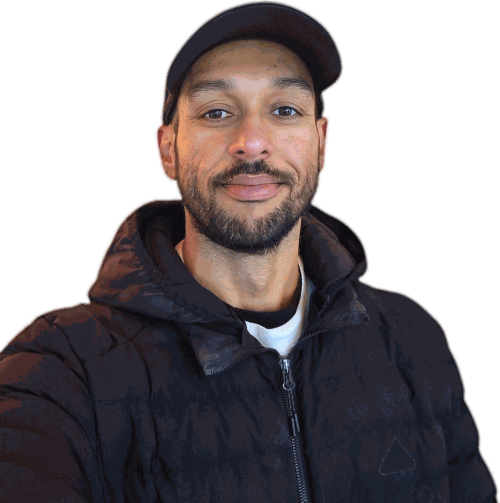
#> input picture assets/podcast/host-aninder-soft.png, 1000 x 1005 px (shown at 1/2 size)
$ python v4_media_posters.py ../assets/podcast/host-aninder-soft.png ../assets/podcast/host-aninder-soft.png
#> lines starting #> are read from the running program, lines starting #| are printed output that depends on the picture; after the words box and inside, x2 and y2 are one past the last pixel; in counts of white or black regions, pixels touching at a corner belong together
#!/usr/bin/env python3
"""The four product posters of the Media page (chat 17, 3 Nov 2026; owner: "DIY", their Canva "SRS TV" board as
the model: Pre-Race Show, Daily Highlights, Aftermovie, Race Behind The Race as tall posters).

Each poster is a 3:4 crop of the owner's own material: a still from the Piedrahita "Chosen Few" folder, or a frame
of their own YouTube video (YouTube's maxres1 frame of that video). Written as WebP at 600x800 and 900x1200 where
the source is large enough (video frames are 720 px tall, so they stay at 540x720).

    python3 tools/v4_media_posters.py PHOTOS_DIR OUT_DIR

PHOTOS_DIR holds the stills' 2400 px web copies (STEM-2400.webp); frames are fetched from i.ytimg.com.
"""
import io
import os
import sys
import urllib.request

from PIL import Image

# key: (source, horizontal centre of the crop 0..1)
POSTERS = {
    "pre-race-show": ("host", .5),                  # the podcast host cut-out (assets/podcast), on the podcast's warm dark
    "daily-highlights": ("SRS_5_T2_133-2", .5),
    "aftermovie": ("SRS_5_T3_63", .52),
    "race-behind-the-race": ("yt:BRAX1XMU390", .28),  # launch at the Super Final, from the Task 1 video
}


ROOT = os.path.dirname(os.path.dirname(os.path.abspath(__file__)))


def host():
    """the host cut-out on a warm dark ground, the podcast page's colours (bg #141519, orange #ff7517)"""
    W, H = 900, 1200
    from PIL import ImageDraw, ImageFilter
    bg = Image.new("RGB", (W, H), (20, 21, 25))
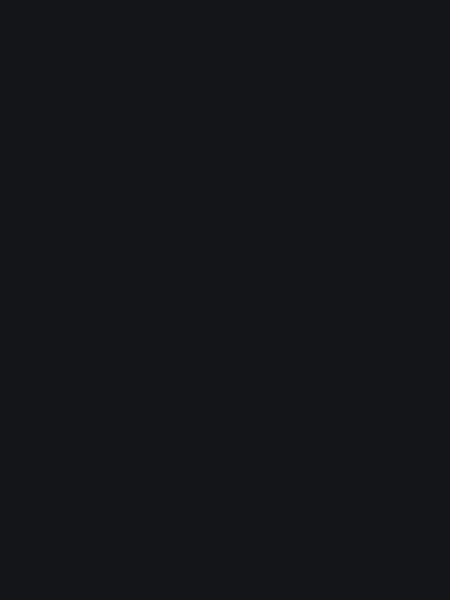
#> bg: PIL image 900x1200 RGB (shown at 1/2 size); mean R, G, B 20, 21, 25
    glow = Image.new("L", (W, H), 0)
#> glow: PIL image 900x1200 L; every value is 0
    ImageDraw.Draw(glow).ellipse((W * .05, H * .12, W * 1.05, H * .78), fill=255)
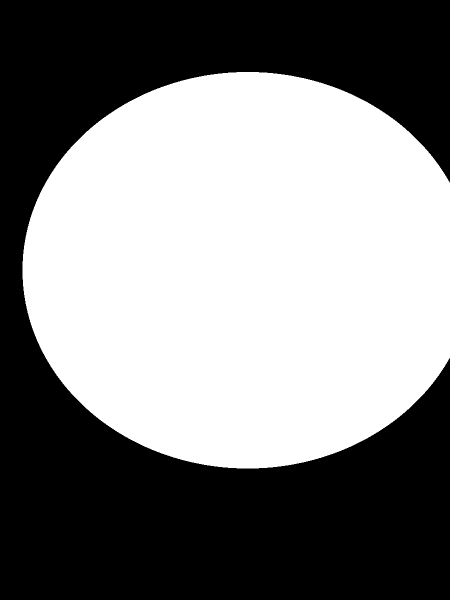
#> glow: PIL image 900x1200 L (shown at 1/2 size); 50.9% white; 1 black region, box (x1, y1, x2, y2) and area: (0, 0, 900, 1200) 529807
    glow = glow.filter(ImageFilter.GaussianBlur(150))
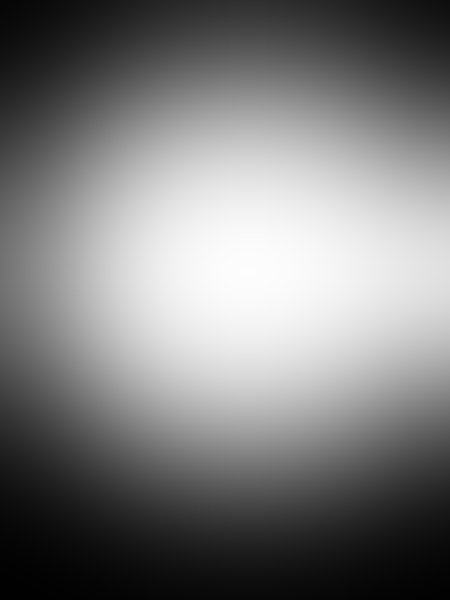
#> glow: PIL image 900x1200 L (shown at 1/2 size); min 0, max 253, mean 124.1
    bg = Image.composite(Image.new("RGB", (W, H), (150, 62, 14)), bg, glow.point(lambda v: v * .75))
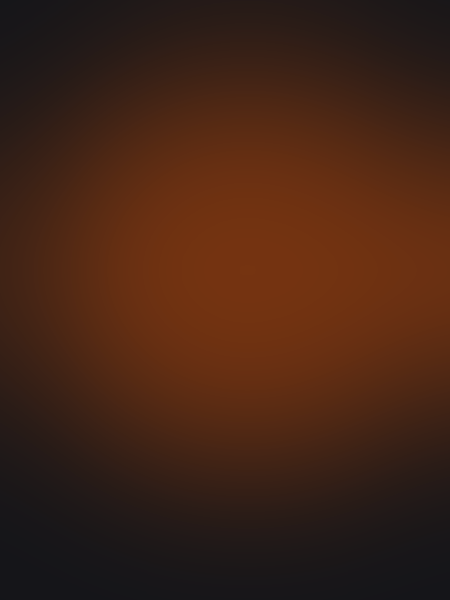
#> bg: PIL image 900x1200 RGB (shown at 1/2 size); mean R, G, B 67.5, 36, 21
    cut = Image.open(os.path.join(ROOT, "assets", "podcast", "host-aninder-soft.png")).convert("RGBA")
#> cut is the input picture: PIL image 1000x1005 RGBA; mean R, G, B, A 38.2, 32.1, 34.7, 148.5
    cw = int(W * 1.08)
    cut = cut.resize((cw, round(cut.height * cw / cut.width)), Image.LANCZOS)
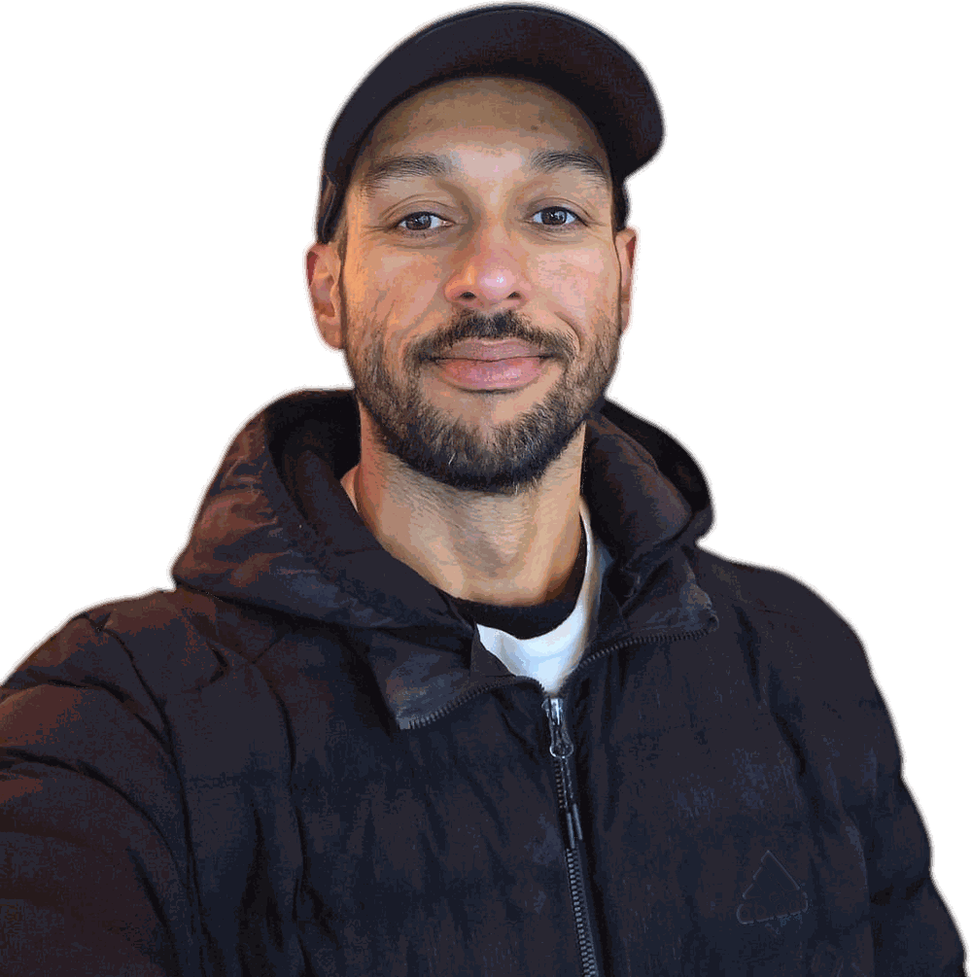
#> cut: PIL image 972x977 RGBA; mean R, G, B, A 38.3, 32.1, 34.7, 148.4; transparent parts drawn white
    bg.paste(cut, ((W - cw) // 2, H - cut.height + 40), cut)
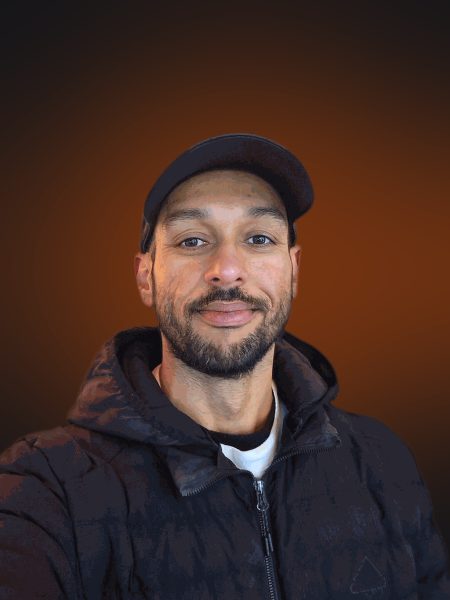
#> bg: PIL image 900x1200 RGB (shown at 1/2 size); mean R, G, B 68.5, 45.8, 39.1
    return bg


def load(src, photos):
    if src == "host":
        return host()
    if src.startswith("yt:"):
        with urllib.request.urlopen("https://i.ytimg.com/vi/%s/maxres1.jpg" % src[3:]) as r:
            return Image.open(io.BytesIO(r.read())).convert("RGB")
    return Image.open(os.path.join(photos, src + "-2400.webp")).convert("RGB")


def crop34(im, cx):
#> called with cx = 0.5
    w, h = im.size
#> w = 900; h = 1200
    if w / h > .75:
        nw = round(h * .75)
        x = min(max(0, round(cx * w - nw / 2)), w - nw)
        return im.crop((x, 0, x + nw, h))
    nh = round(w / .75)
#> nh = 1200
    y = (h - nh) // 2
#> y = 0
    return im.crop((0, y, w, y + nh))


def main(photos, out):
    os.makedirs(out, exist_ok=True)
    for key, (src, cx) in POSTERS.items():
        im = crop34(load(src, photos), cx)
        for w in (600, 900):
            if im.width < w * .95 and w != 600:
                continue
            c = im.resize((w, round(w / .75)), Image.LANCZOS) if im.width >= w else im
            c.save(os.path.join(out, "poster-%s-%d.webp" % (key, w)), "WEBP", quality=82, method=6)
#> this loop made 2 passes
#> pass 1, in main, `c = im.resize((w, round(w / .75)), Image.LANCZOS) if im.width >= w els..`:
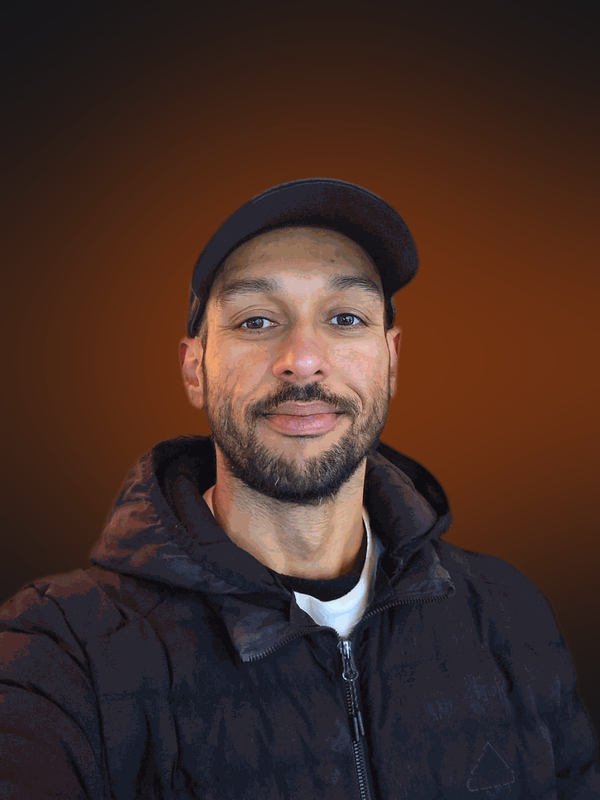
#> c: PIL image 600x800 RGB; mean R, G, B 68.5, 45.8, 39.1
        print(key, im.size)
#| pre-race-show (900, 1200)


if __name__ == "__main__":
#> (the run stopped early here; a loop or call above may not have finished)
